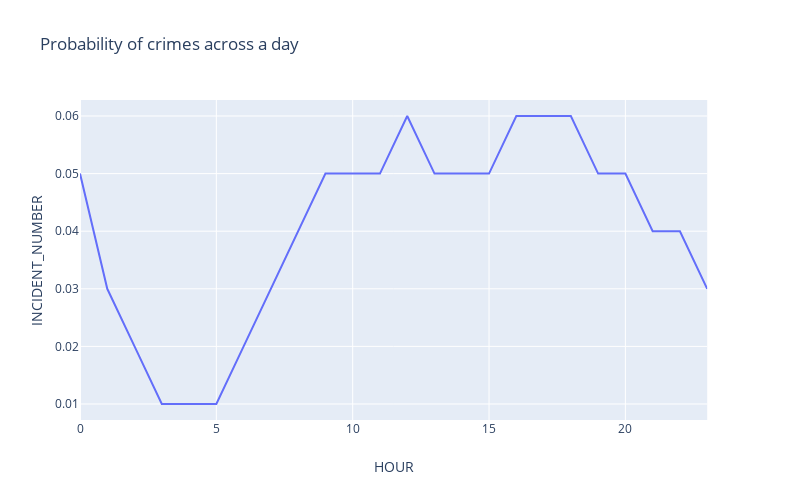

The notebook cell this image was saved under:
### Code cell
fig = px.line(hour_crime, x="HOUR", y="INCIDENT_NUMBER", title='Probability of crimes across a day')
fig.update_layout(
    width=800,
    height=500,
)
fig.show()

### Figure 1 — Plotly figure (JSON) as saved in the notebook; plotly's stock layout.template omitted (floating-point values rounded to 4 significant figures)
{"data": [{"hoverlabel": {"namelength": 0}, "hovertemplate": "HOUR=%{x}<br>INCIDENT_NUMBER=%{y}", "legendgroup": "", "line": {"color": "#636efa", "dash": "solid"}, "mode": "lines", "name": "", "showlegend": false, "type": "scatter", "x": [0, 1, 2, 3, 4, 5, 6, 7, 8, 9, 10, 11, 12, 13, 14, 15, 16, 17, 18, 19, 20, 21, 22, 23], "xaxis": "x", "y": [0.05, 0.03, 0.02, 0.01, 0.01, 0.01, 0.02, 0.03, 0.04, 0.05, 0.05, 0.05, 0.06, 0.05, 0.05, 0.05, 0.06, 0.06, 0.06, 0.05, 0.05, 0.04, 0.04, 0.03], "yaxis": "y"}], "layout": {"height": 500, "legend": {"tracegroupgap": 0}, "title": {"text": "Probability of crimes across a day"}, "width": 800, "xaxis": {"anchor": "y", "domain": [0, 0.98], "title": {"text": "HOUR"}}, "yaxis": {"anchor": "x", "domain": [0, 1], "title": {"text": "INCIDENT_NUMBER"}}}}
